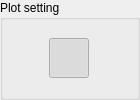
                   <widget class="QGroupBox" name="groupBox_6">
                    <property name="sizePolicy">
                     <sizepolicy hsizetype="Fixed" vsizetype="Fixed">
                      <horstretch>0</horstretch>
                      <verstretch>0</verstretch>
                     </sizepolicy>
                    </property>
                    <property name="maximumSize">
                     <size>
                      <width>140</width>
                      <height>16777215</height>
                     </size>
                    </property>
                    <property name="title">
                     <string>Plot setting</string>
                    </property>
                    <layout class="QGridLayout" name="gridLayout_19">
                     <property name="leftMargin">
                      <number>0</number>
                     </property>
                     <property name="topMargin">
                      <number>0</number>
                     </property>
                     <property name="rightMargin">
                      <number>0</number>
                     </property>
                     <property name="bottomMargin">
                      <number>0</number>
                     </property>
                     <property name="spacing">
                      <number>0</number>
                     </property>
                     <item row="0" column="1">
                      <widget class="QPushButton" name="tab_map_push_button_background_aspect">
                       <property name="sizePolicy">
                        <sizepolicy hsizetype="Fixed" vsizetype="Fixed">
                         <horstretch>0</horstretch>
                         <verstretch>0</verstretch>
                        </sizepolicy>
                       </property>
                       <property name="maximumSize">
                        <size>
                         <width>40</width>
                         <height>40</height>
                        </size>
                       </property>
                       <property name="toolTip">
                        <string>Equal aspect</string>
                       </property>
                       <property name="toolTipDuration">
                        <number>3000</number>
                       </property>
                       <property name="text">
                        <string/>
                       </property>
                       <property name="icon">
                        <iconset resource="../../../resources/qrc/icons_128.qrc">
                         <normaloff>:/icons/128/plot_equal_aspect_gray.png</normaloff>
                         <activeon>:/icons/128/plot_equal_aspect_blue.png</activeon>:/icons/128/plot_equal_aspect_gray.png</iconset>
                       </property>
                       <property name="iconSize">
                        <size>
                         <width>28</width>
                         <height>28</height>
                        </size>
                       </property>
                       <property name="checkable">
                        <bool>true</bool>
                       </property>
                       <property name="checked">
                        <bool>true</bool>
                       </property>
                       <property name="flat">
                        <bool>true</bool>
                       </property>
                      </widget>
                     </item>
                     <item row="0" column="2">
                      <widget class="QPushButton" name="tab_map_push_button_background_labels">
                       <property name="sizePolicy">
                        <sizepolicy hsizetype="Fixed" vsizetype="Fixed">
                         <horstretch>0</horstretch>
                         <verstretch>0</verstretch>
                        </sizepolicy>
                       </property>
                       <property name="maximumSize">
                        <size>
                         <width>40</width>
                         <height>40</height>
                        </size>
                       </property>
                       <property name="toolTip">
                        <string>Label</string>
                       </property>
                       <property name="toolTipDuration">
                        <number>3000</number>
                       </property>
                       <property name="text">
                        <string/>
                       </property>
                       <property name="icon">
                        <iconset resource="../../../resources/qrc/icons_128.qrc">
                         <normaloff>:/icons/128/plot_axis_label_gray.png</normaloff>
                         <activeon>:/icons/128/plot_axis_label_blue.png</activeon>:/icons/128/plot_axis_label_gray.png</iconset>
                       </property>
                       <property name="iconSize">
                        <size>
                         <width>28</width>
                         <height>28</height>
                        </size>
                       </property>
                       <property name="checkable">
                        <bool>true</bool>
                       </property>
                       <property name="checked">
                        <bool>false</bool>
                       </property>
                       <property name="flat">
                        <bool>true</bool>
                       </property>
                      </widget>
                     </item>
                     <item row="0" column="0">
                      <widget class="QPushButton" name="tab_map_push_button_separate">
                       <property name="sizePolicy">
                        <sizepolicy hsizetype="Fixed" vsizetype="Fixed">
                         <horstretch>0</horstretch>
                         <verstretch>0</verstretch>
                        </sizepolicy>
                       </property>
                       <property name="maximumSize">
                        <size>
                         <width>40</width>
                         <height>40</height>
                        </size>
                       </property>
                       <property name="toolTip">
                        <string>Separate/attach map</string>
                       </property>
                       <property name="toolTipDuration">
                        <number>3000</number>
                       </property>
                       <property name="text">
                        <string/>
                       </property>
                       <property name="icon">
                        <iconset resource="../../../resources/qrc/icons_128.qrc">
                         <normaloff>:/icons/128/widget_undocking_gray.png</normaloff>
                         <activeon>:/icons/128/widget_docking_gray.png</activeon>:/icons/128/widget_undocking_gray.png</iconset>
                       </property>
                       <property name="iconSize">
                        <size>
                         <width>28</width>
                         <height>28</height>
                        </size>
                       </property>
                       <property name="checkable">
                        <bool>true</bool>
                       </property>
                       <property name="flat">
                        <bool>true</bool>
                       </property>
                      </widget>
                     </item>
                    </layout>
                   </widget>
